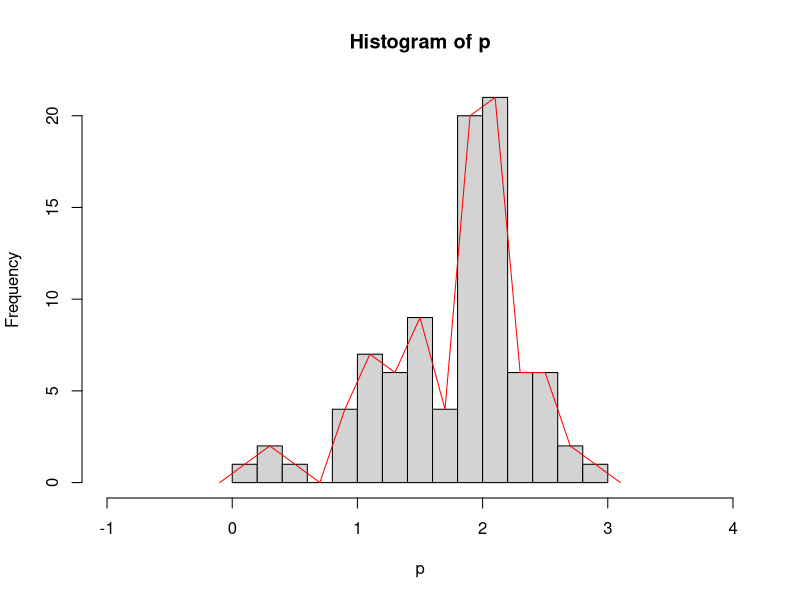

The R source for this figure:
datos = read.csv("EXR_C02_S03_01.csv", header = TRUE)
p = datos$pindex
p

h = hist(p, breaks=11, freq=TRUE, xlim=c(-1,4))

#r = cumsum(p)
#r = r/r[length(r)]

#plot(r)

x = h$mids
y = h$counts

n = length(x)

points(x,y,type="l", col="red")

x0 = h$breaks[1]-(x[1]-h$breaks[1])

points(c(x0,x[1]), c(0, y[1]), type="l", col="red")

x0 = h$breaks[length(h$breaks)]+(h$breaks[length(h$breaks)]-x[n])

points(c(x[n],x0), c(y[n], 0), type="l", col="red")

f = p < 2
s = sum(f)/length(p)
s


#bbbbbbbbbbbbbbbbbbbbbbb

x = c(TRUE, TRUE, FALSE)

